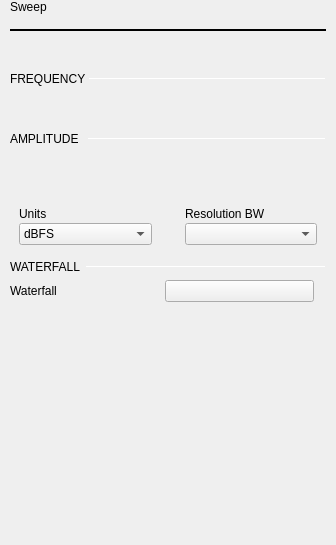
                 <widget class="QWidget" name="scrollAreaWidgetContents">
                  <property name="geometry">
                   <rect>
                    <x>0</x>
                    <y>0</y>
                    <width>336</width>
                    <height>545</height>
                   </rect>
                  </property>
                  <property name="sizePolicy">
                   <sizepolicy hsizetype="Preferred" vsizetype="Preferred">
                    <horstretch>0</horstretch>
                    <verstretch>0</verstretch>
                   </sizepolicy>
                  </property>
                  <layout class="QVBoxLayout" name="verticalLayout_16">
                   <property name="leftMargin">
                    <number>10</number>
                   </property>
                   <property name="topMargin">
                    <number>0</number>
                   </property>
                   <property name="rightMargin">
                    <number>10</number>
                   </property>
                   <property name="bottomMargin">
                    <number>0</number>
                   </property>
                   <item>
                    <layout class="QHBoxLayout" name="hLayout_title">
                     <property name="bottomMargin">
                      <number>9</number>
                     </property>
                     <item>
                      <widget class="QLabel" name="labelSettingsTitle">
                       <property name="text">
                        <string>Sweep</string>
                       </property>
                       <property name="general_settings_label" stdset="0">
                        <bool>true</bool>
                       </property>
                      </widget>
                     </item>
                     <item>
                      <spacer name="horizontalSpacer_7">
                       <property name="orientation">
                        <enum>Qt::Horizontal</enum>
                       </property>
                       <property name="sizeHint" stdset="0">
                        <size>
                         <width>0</width>
                         <height>10</height>
                        </size>
                       </property>
                      </spacer>
                     </item>
                    </layout>
                   </item>
                   <item>
                    <widget class="Line" name="lineSweepSettingsTitle">
                     <property name="minimumSize">
                      <size>
                       <width>0</width>
                       <height>2</height>
                      </size>
                     </property>
                     <property name="maximumSize">
                      <size>
                       <width>16777215</width>
                       <height>2</height>
                      </size>
                     </property>
                     <property name="frameShadow">
                      <enum>QFrame::Plain</enum>
                     </property>
                     <property name="lineWidth">
                      <number>2</number>
                     </property>
                     <property name="orientation">
                      <enum>Qt::Horizontal</enum>
                     </property>
                     <property name="blue_line" stdset="0">
                      <bool>true</bool>
                     </property>
                    </widget>
                   </item>
                   <item>
                    <widget class="scopy::CustomSwitch" name="logBtn">
                     <property name="sizePolicy">
                      <sizepolicy hsizetype="Expanding" vsizetype="Fixed">
                       <horstretch>0</horstretch>
                       <verstretch>0</verstretch>
                      </sizepolicy>
                     </property>
                     <property name="styleSheet">
                      <string notr="true">QPushButton {
min-width: 280px;
max-width: 280px;
border-radius: 4px;
}

QPushButton:disabled {
background-color: qlineargradient(spread:pad, x1:0.5, y1:0, x2:0.501, y2:0, stop:0 #727273, stop:1 #141416);
}

QWidget#handle {
min-width: 142px;
max-width: 142px;
background-color: #4a64ff;
border-radius: 2px;
}

QWidget#handle:disabled {
background-color: #aaaaaa;
}

QLabel {
margin-top: 6px;
background-color: transparent;
line-height: 19px;
}

QLabel#on {
margin-top: 0px;
min-width:140px;
max-width:140px;
qproperty-alignment: AlignCenter AlignCenter;
margin-left: 0px;
}

QLabel#on:disabled {
color: rgba(255,255,255,102);
}

QLabel#off {
margin-top: 0px;
min-width:140px;
max-width:140px;
margin-left: 140px;
qproperty-alignment: AlignCenter AlignCenter;
}

QLabel#off:disabled {
color: rgba(255,255,255,51);
}
</string>
                     </property>
                     <property name="text">
                      <string/>
                     </property>
                     <property name="leftText" stdset="0">
                      <string>Logarithmic</string>
                     </property>
                     <property name="rightText" stdset="0">
                      <string>Linear</string>
                     </property>
                     <property name="duration_ms" stdset="0">
                      <number>0</number>
                     </property>
                    </widget>
                   </item>
                   <item>
                    <layout class="QHBoxLayout" name="horizontalLayout_3">
                     <property name="spacing">
                      <number>0</number>
                     </property>
                     <property name="topMargin">
                      <number>15</number>
                     </property>
                     <item>
                      <widget class="QLabel" name="label_10">
                       <property name="sizePolicy">
                        <sizepolicy hsizetype="Maximum" vsizetype="Preferred">
                         <horstretch>0</horstretch>
                         <verstretch>0</verstretch>
                        </sizepolicy>
                       </property>
                       <property name="text">
                        <string>FREQUENCY </string>
                       </property>
                       <property name="subsection_label" stdset="0">
                        <bool>true</bool>
                       </property>
                      </widget>
                     </item>
                     <item>
                      <widget class="Line" name="line_3">
                       <property name="minimumSize">
                        <size>
                         <width>0</width>
                         <height>1</height>
                        </size>
                       </property>
                       <property name="maximumSize">
                        <size>
                         <width>16777215</width>
                         <height>1</height>
                        </size>
                       </property>
                       <property name="orientation">
                        <enum>Qt::Horizontal</enum>
                       </property>
                       <property name="subsection_line" stdset="0">
                        <bool>true</bool>
                       </property>
                      </widget>
                     </item>
                    </layout>
                   </item>
                   <item>
                    <layout class="QGridLayout" name="gridSweepControls">
                     <property name="leftMargin">
                      <number>0</number>
                     </property>
                     <property name="topMargin">
                      <number>15</number>
                     </property>
                     <property name="rightMargin">
                      <number>0</number>
                     </property>
                     <property name="bottomMargin">
                      <number>25</number>
                     </property>
                     <property name="spacing">
                      <number>15</number>
                     </property>
                    </layout>
                   </item>
                   <item>
                    <layout class="QHBoxLayout" name="horizontalLayout_5">
                     <property name="topMargin">
                      <number>0</number>
                     </property>
                     <item>
                      <widget class="QLabel" name="label_11">
                       <property name="sizePolicy">
                        <sizepolicy hsizetype="Maximum" vsizetype="Preferred">
                         <horstretch>0</horstretch>
                         <verstretch>0</verstretch>
                        </sizepolicy>
                       </property>
                       <property name="text">
                        <string>AMPLITUDE </string>
                       </property>
                       <property name="subsection_label" stdset="0">
                        <bool>true</bool>
                       </property>
                      </widget>
                     </item>
                     <item>
                      <widget class="Line" name="line_4">
                       <property name="minimumSize">
                        <size>
                         <width>0</width>
                         <height>1</height>
                        </size>
                       </property>
                       <property name="maximumSize">
                        <size>
                         <width>16777215</width>
                         <height>1</height>
                        </size>
                       </property>
                       <property name="orientation">
                        <enum>Qt::Horizontal</enum>
                       </property>
                       <property name="subsection_line" stdset="0">
                        <bool>true</bool>
                       </property>
                      </widget>
                     </item>
                    </layout>
                   </item>
                   <item>
                    <layout class="QGridLayout" name="gridLayout_5">
                     <property name="leftMargin">
                      <number>0</number>
                     </property>
                     <property name="topMargin">
                      <number>15</number>
                     </property>
                     <property name="rightMargin">
                      <number>0</number>
                     </property>
                     <property name="bottomMargin">
                      <number>0</number>
                     </property>
                     <property name="spacing">
                      <number>15</number>
                     </property>
                     <item row="1" column="0">
                      <widget class="QWidget" name="widget2" native="true">
                       <property name="sizePolicy">
                        <sizepolicy hsizetype="Preferred" vsizetype="Fixed">
                         <horstretch>0</horstretch>
                         <verstretch>0</verstretch>
                        </sizepolicy>
                       </property>
                       <layout class="QVBoxLayout" name="verticalLayout_5">
                        <property name="spacing">
                         <number>2</number>
                        </property>
                        <item>
                         <widget class="QLabel" name="lbl_units">
                          <property name="text">
                           <string>Units</string>
                          </property>
                         </widget>
                        </item>
                        <item>
                         <widget class="QComboBox" name="cmb_units">
                          <property name="sizePolicy">
                           <sizepolicy hsizetype="Preferred" vsizetype="Fixed">
                            <horstretch>0</horstretch>
                            <verstretch>0</verstretch>
                           </sizepolicy>
                          </property>
                          <item>
                           <property name="text">
                            <string>dBFS</string>
                           </property>
                          </item>
                         </widget>
                        </item>
                       </layout>
                      </widget>
                     </item>
                     <item row="1" column="1">
                      <widget class="QWidget" name="widget1" native="true">
                       <property name="sizePolicy">
                        <sizepolicy hsizetype="Preferred" vsizetype="Fixed">
                         <horstretch>0</horstretch>
                         <verstretch>0</verstretch>
                        </sizepolicy>
                       </property>
                       <layout class="QVBoxLayout" name="verticalLayout_9">
                        <property name="spacing">
                         <number>2</number>
                        </property>
                        <item>
                         <widget class="QLabel" name="lbl_rbw">
                          <property name="text">
                           <string>Resolution BW</string>
                          </property>
                         </widget>
                        </item>
                        <item>
                         <widget class="QComboBox" name="cmb_rbw"/>
                        </item>
                       </layout>
                      </widget>
                     </item>
                     <item row="0" column="0">
                      <widget class="QWidget" name="verticalWidget" native="true">
                       <property name="sizePolicy">
                        <sizepolicy hsizetype="Preferred" vsizetype="Preferred">
                         <horstretch>0</horstretch>
                         <verstretch>0</verstretch>
                        </sizepolicy>
                       </property>
                       <layout class="QVBoxLayout" name="verticalLayout_19">
                        <property name="topMargin">
                         <number>1</number>
                        </property>
                        <item>
                         <widget class="QStackedWidget" name="topWidget">
                          <property name="sizePolicy">
                           <sizepolicy hsizetype="Preferred" vsizetype="Fixed">
                            <horstretch>0</horstretch>
                            <verstretch>0</verstretch>
                           </sizepolicy>
                          </property>
                          <property name="minimumSize">
                           <size>
                            <width>0</width>
                            <height>0</height>
                           </size>
                          </property>
                         </widget>
                        </item>
                        <item>
                         <widget class="QStackedWidget" name="divisionWidget">
                          <property name="sizePolicy">
                           <sizepolicy hsizetype="Preferred" vsizetype="Fixed">
                            <horstretch>0</horstretch>
                            <verstretch>0</verstretch>
                           </sizepolicy>
                          </property>
                          <property name="minimumSize">
                           <size>
                            <width>0</width>
                            <height>0</height>
                           </size>
                          </property>
                         </widget>
                        </item>
                       </layout>
                      </widget>
                     </item>
                     <item row="0" column="1">
                      <widget class="QWidget" name="verticalWidget_2" native="true">
                       <property name="sizePolicy">
                        <sizepolicy hsizetype="Preferred" vsizetype="Preferred">
                         <horstretch>0</horstretch>
                         <verstretch>0</verstretch>
                        </sizepolicy>
                       </property>
                       <layout class="QVBoxLayout" name="verticalLayout_20">
                        <property name="topMargin">
                         <number>1</number>
                        </property>
                        <item>
                         <widget class="QStackedWidget" name="bottomWidget">
                          <property name="sizePolicy">
                           <sizepolicy hsizetype="Preferred" vsizetype="Preferred">
                            <horstretch>0</horstretch>
                            <verstretch>0</verstretch>
                           </sizepolicy>
                          </property>
                          <property name="minimumSize">
                           <size>
                            <width>0</width>
                            <height>0</height>
                           </size>
                          </property>
                         </widget>
                        </item>
                        <item>
                         <spacer name="verticalSpacer_7">
                          <property name="orientation">
                           <enum>Qt::Vertical</enum>
                          </property>
                          <property name="sizeType">
                           <enum>QSizePolicy::Expanding</enum>
                          </property>
                          <property name="sizeHint" stdset="0">
                           <size>
                            <width>0</width>
                            <height>72</height>
                           </size>
                          </property>
                         </spacer>
                        </item>
                       </layout>
                      </widget>
                     </item>
                    </layout>
                   </item>
                   <item>
                    <layout class="QHBoxLayout" name="horizontalLayout_7">
                     <item>
                      <widget class="QLabel" name="label_8">
                       <property name="text">
                        <string>WATERFALL</string>
                       </property>
                       <property name="subsection_label" stdset="0">
                        <bool>true</bool>
                       </property>
                      </widget>
                     </item>
                     <item>
                      <widget class="Line" name="line_6">
                       <property name="sizePolicy">
                        <sizepolicy hsizetype="Expanding" vsizetype="Fixed">
                         <horstretch>0</horstretch>
                         <verstretch>0</verstretch>
                        </sizepolicy>
                       </property>
                       <property name="minimumSize">
                        <size>
                         <width>0</width>
                         <height>1</height>
                        </size>
                       </property>
                       <property name="maximumSize">
                        <size>
                         <width>16777215</width>
                         <height>1</height>
                        </size>
                       </property>
                       <property name="orientation">
                        <enum>Qt::Horizontal</enum>
                       </property>
                       <property name="subsection_line" stdset="0">
                        <bool>true</bool>
                       </property>
                      </widget>
                     </item>
                    </layout>
                   </item>
                   <item>
                    <layout class="QVBoxLayout" name="vLayout_waterfall">
                     <item>
                      <layout class="QHBoxLayout" name="hLayout_toggle_waterfall">
                       <property name="rightMargin">
                        <number>12</number>
                       </property>
                       <item>
                        <widget class="QLabel" name="label_12">
                         <property name="text">
                          <string>Waterfall</string>
                         </property>
                        </widget>
                       </item>
                       <item>
                        <widget class="scopy::CustomSwitch" name="btnToggleWaterfall">
                         <property name="sizePolicy">
                          <sizepolicy hsizetype="Preferred" vsizetype="Fixed">
                           <horstretch>0</horstretch>
                           <verstretch>0</verstretch>
                          </sizepolicy>
                         </property>
                         <property name="text">
                          <string/>
                         </property>
                        </widget>
                       </item>
                      </layout>
                     </item>
                    </layout>
                   </item>
                   <item>
                    <spacer name="verticalSpacer_6">
                     <property name="orientation">
                      <enum>Qt::Vertical</enum>
                     </property>
                     <property name="sizeType">
                      <enum>QSizePolicy::Expanding</enum>
                     </property>
                     <property name="sizeHint" stdset="0">
                      <size>
                       <width>20</width>
                       <height>411</height>
                      </size>
                     </property>
                    </spacer>
                   </item>
                  </layout>
                 </widget>
